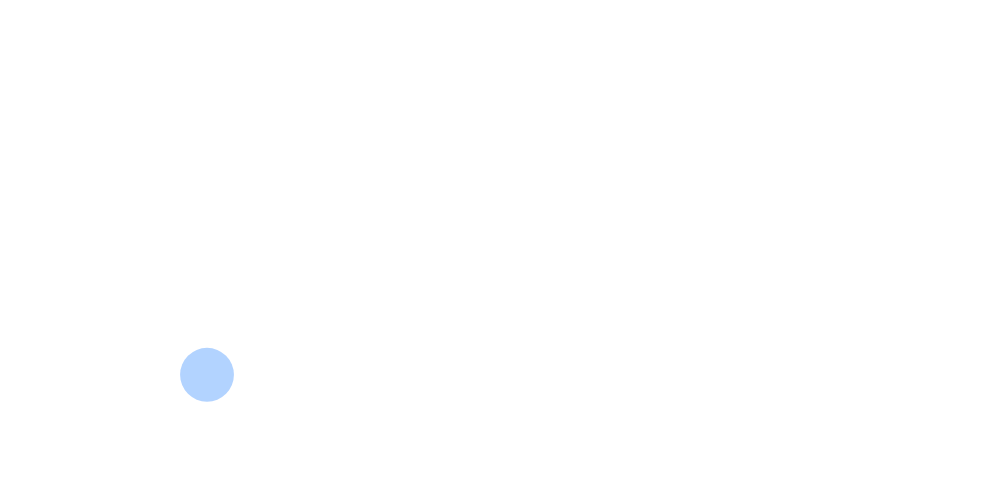
Frame 1 (no input)
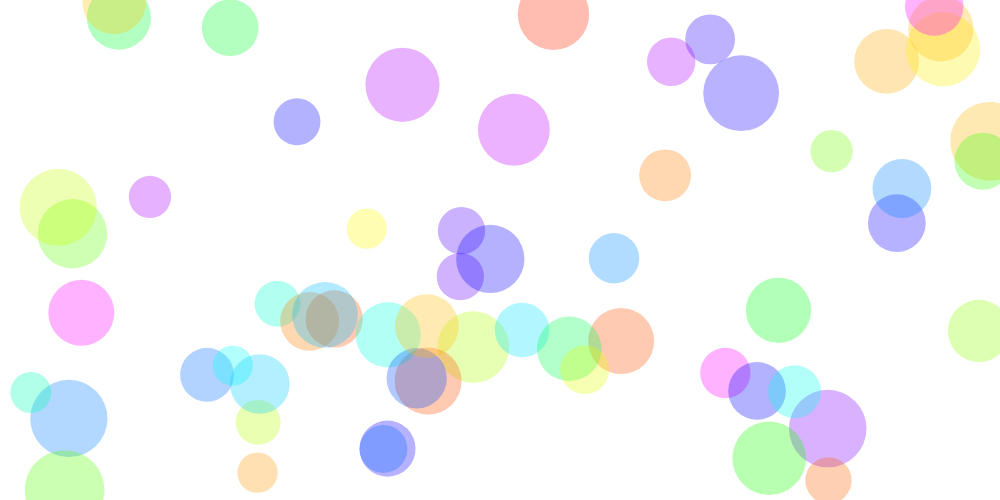
Frame 60 (no input)
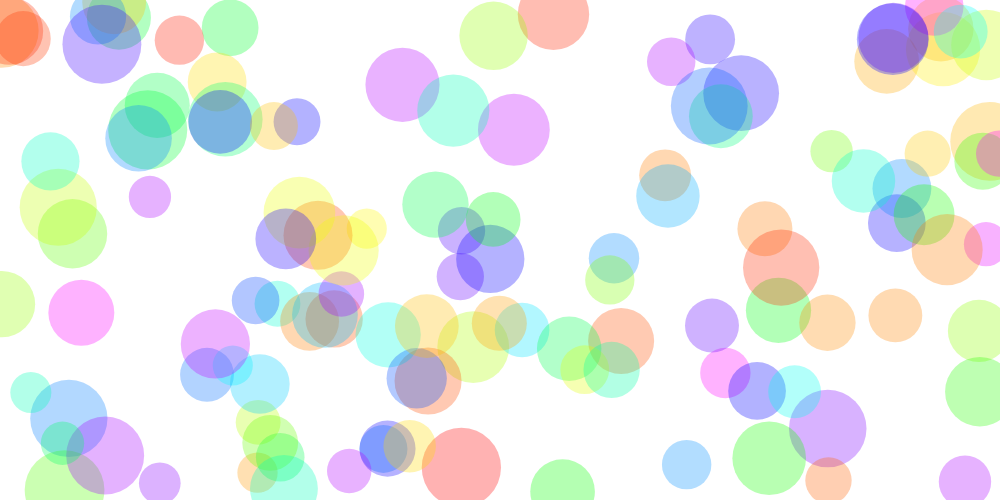
Frame 120 (the mouse pressed at the canvas centre since frame 60)

The p5.js sketch that drew these frames (run headless with seeded random() and noise() and a simulated clock; from frame 60 on, the mouse is pressed at the canvas centre):

// p5.js sketch
// ── sketch.js



function setup() {
  createCanvas(1000, 500);
  colorMode(HSL, 360, 100, 100, 100);  //HSL = 色相(Hue: 0~360) 彩度(Saturation: 0~100%) 明度(Lightness: 0~ 100%)
  background("#ffffff");
}

function draw() {
  noStroke();
  fill(random(0, 300), 100, 50, 30);
  circle(random(width), random(height), random(40, 80));
}
